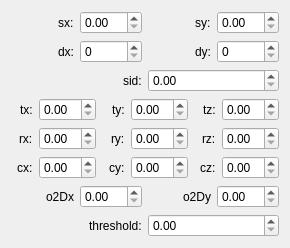
<?xml version="1.0" encoding="UTF-8"?>
<ui version="4.0">
 <class>DrrTest</class>
 <widget class="QWidget" name="DrrTest">
  <property name="geometry">
   <rect>
    <x>0</x>
    <y>0</y>
    <width>290</width>
    <height>248</height>
   </rect>
  </property>
  <property name="minimumSize">
   <size>
    <width>0</width>
    <height>0</height>
   </size>
  </property>
  <property name="windowTitle">
   <string>QmitkTemplate</string>
  </property>
  <layout class="QVBoxLayout" name="verticalLayout">
   <item>
    <layout class="QHBoxLayout" name="horizontalLayout">
     <item alignment="Qt::AlignRight">
      <widget class="QLabel" name="label">
       <property name="text">
        <string>sx:</string>
       </property>
      </widget>
     </item>
     <item>
      <widget class="QDoubleSpinBox" name="doubleSpinBox_2"/>
     </item>
     <item alignment="Qt::AlignRight">
      <widget class="QLabel" name="label_2">
       <property name="text">
        <string>sy:</string>
       </property>
      </widget>
     </item>
     <item>
      <widget class="QDoubleSpinBox" name="doubleSpinBox"/>
     </item>
    </layout>
   </item>
   <item>
    <layout class="QHBoxLayout" name="horizontalLayout_2">
     <item alignment="Qt::AlignRight">
      <widget class="QLabel" name="label_3">
       <property name="text">
        <string>dx:</string>
       </property>
      </widget>
     </item>
     <item>
      <widget class="QSpinBox" name="spinBox"/>
     </item>
     <item alignment="Qt::AlignRight">
      <widget class="QLabel" name="label_4">
       <property name="text">
        <string>dy:</string>
       </property>
      </widget>
     </item>
     <item>
      <widget class="QSpinBox" name="spinBox_2"/>
     </item>
    </layout>
   </item>
   <item>
    <layout class="QHBoxLayout" name="horizontalLayout_3">
     <item alignment="Qt::AlignRight">
      <widget class="QLabel" name="label_5">
       <property name="text">
        <string>sid:</string>
       </property>
      </widget>
     </item>
     <item>
      <widget class="QDoubleSpinBox" name="doubleSpinBox_5"/>
     </item>
    </layout>
   </item>
   <item>
    <layout class="QHBoxLayout" name="horizontalLayout_4">
     <item alignment="Qt::AlignRight">
      <widget class="QLabel" name="label_6">
       <property name="text">
        <string>tx:</string>
       </property>
      </widget>
     </item>
     <item>
      <widget class="QDoubleSpinBox" name="doubleSpinBox_6"/>
     </item>
     <item alignment="Qt::AlignRight">
      <widget class="QLabel" name="label_8">
       <property name="text">
        <string>ty:</string>
       </property>
      </widget>
     </item>
     <item>
      <widget class="QDoubleSpinBox" name="doubleSpinBox_8"/>
     </item>
     <item alignment="Qt::AlignRight">
      <widget class="QLabel" name="label_7">
       <property name="text">
        <string>tz:</string>
       </property>
      </widget>
     </item>
     <item>
      <widget class="QDoubleSpinBox" name="doubleSpinBox_7"/>
     </item>
    </layout>
   </item>
   <item>
    <layout class="QHBoxLayout" name="horizontalLayout_5">
     <item alignment="Qt::AlignRight">
      <widget class="QLabel" name="label_9">
       <property name="text">
        <string>rx:</string>
       </property>
      </widget>
     </item>
     <item>
      <widget class="QDoubleSpinBox" name="doubleSpinBox_9"/>
     </item>
     <item alignment="Qt::AlignRight">
      <widget class="QLabel" name="label_10">
       <property name="text">
        <string>ry:</string>
       </property>
      </widget>
     </item>
     <item>
      <widget class="QDoubleSpinBox" name="doubleSpinBox_10"/>
     </item>
     <item alignment="Qt::AlignRight">
      <widget class="QLabel" name="label_11">
       <property name="text">
        <string>rz:</string>
       </property>
      </widget>
     </item>
     <item>
      <widget class="QDoubleSpinBox" name="doubleSpinBox_11"/>
     </item>
    </layout>
   </item>
   <item>
    <layout class="QHBoxLayout" name="horizontalLayout_6">
     <item alignment="Qt::AlignRight">
      <widget class="QLabel" name="label_12">
       <property name="text">
        <string>cx:</string>
       </property>
      </widget>
     </item>
     <item>
      <widget class="QDoubleSpinBox" name="doubleSpinBox_12"/>
     </item>
     <item alignment="Qt::AlignRight">
      <widget class="QLabel" name="label_13">
       <property name="text">
        <string>cy:</string>
       </property>
      </widget>
     </item>
     <item>
      <widget class="QDoubleSpinBox" name="doubleSpinBox_13"/>
     </item>
     <item alignment="Qt::AlignRight">
      <widget class="QLabel" name="label_14">
       <property name="text">
        <string>cz:</string>
       </property>
      </widget>
     </item>
     <item>
      <widget class="QDoubleSpinBox" name="doubleSpinBox_14"/>
     </item>
    </layout>
   </item>
   <item>
    <layout class="QHBoxLayout" name="horizontalLayout_7">
     <item alignment="Qt::AlignRight">
      <widget class="QLabel" name="label_15">
       <property name="text">
        <string>o2Dx</string>
       </property>
      </widget>
     </item>
     <item>
      <widget class="QDoubleSpinBox" name="doubleSpinBox_15"/>
     </item>
     <item alignment="Qt::AlignRight">
      <widget class="QLabel" name="label_16">
       <property name="text">
        <string>o2Dy</string>
       </property>
      </widget>
     </item>
     <item>
      <widget class="QDoubleSpinBox" name="doubleSpinBox_16"/>
     </item>
    </layout>
   </item>
   <item>
    <layout class="QHBoxLayout" name="horizontalLayout_8">
     <item alignment="Qt::AlignRight">
      <widget class="QLabel" name="label_17">
       <property name="text">
        <string>threshold:</string>
       </property>
      </widget>
     </item>
     <item>
      <widget class="QDoubleSpinBox" name="doubleSpinBox_17"/>
     </item>
    </layout>
   </item>
   <item>
    <spacer name="verticalSpacer">
     <property name="orientation">
      <enum>Qt::Vertical</enum>
     </property>
     <property name="sizeHint" stdset="0">
      <size>
       <width>20</width>
       <height>40</height>
      </size>
     </property>
    </spacer>
   </item>
  </layout>
 </widget>
 <layoutdefault spacing="6" margin="11"/>
 <resources/>
 <connections/>
</ui>
